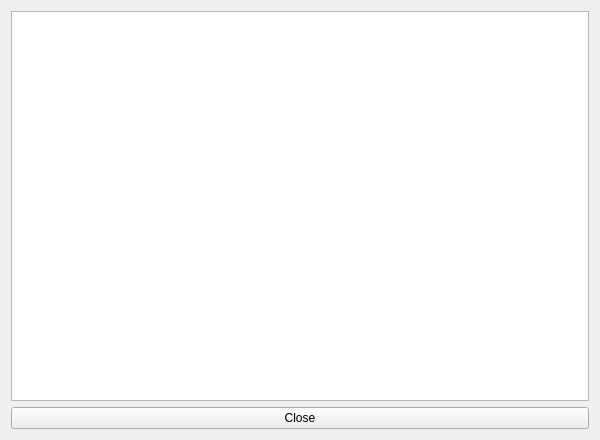
<?xml version="1.0" encoding="UTF-8"?>
<ui version="4.0">
 <class>wdgDialogLog</class>
 <widget class="QWidget" name="wdgDialogLog">
  <property name="geometry">
   <rect>
    <x>0</x>
    <y>0</y>
    <width>600</width>
    <height>440</height>
   </rect>
  </property>
  <property name="minimumSize">
   <size>
    <width>600</width>
    <height>440</height>
   </size>
  </property>
  <property name="windowTitle">
   <string>Log</string>
  </property>
  <layout class="QVBoxLayout" name="verticalLayout_wdgDialogLog">
   <item>
    <widget class="QPlainTextEdit" name="plainTextEdit_Log">
     <property name="sizeAdjustPolicy">
      <enum>QAbstractScrollArea::AdjustToContents</enum>
     </property>
     <property name="undoRedoEnabled">
      <bool>false</bool>
     </property>
     <property name="lineWrapMode">
      <enum>QPlainTextEdit::NoWrap</enum>
     </property>
     <property name="readOnly">
      <bool>true</bool>
     </property>
    </widget>
   </item>
   <item>
    <widget class="themePushButton" name="pushButton_Close">
     <property name="text">
      <string>Close</string>
     </property>
     <property name="icon">
      <iconset resource="resources.qrc">
       <normaloff>:/icon/icons/turn_off.svgz</normaloff>:/icon/icons/turn_off.svgz</iconset>
     </property>
    </widget>
   </item>
  </layout>
 </widget>
 <customwidgets>
  <customwidget>
   <class>themePushButton</class>
   <extends>QPushButton</extends>
   <header>theme.hpp</header>
  </customwidget>
 </customwidgets>
 <resources>
  <include location="resources.qrc"/>
 </resources>
 <connections/>
</ui>
